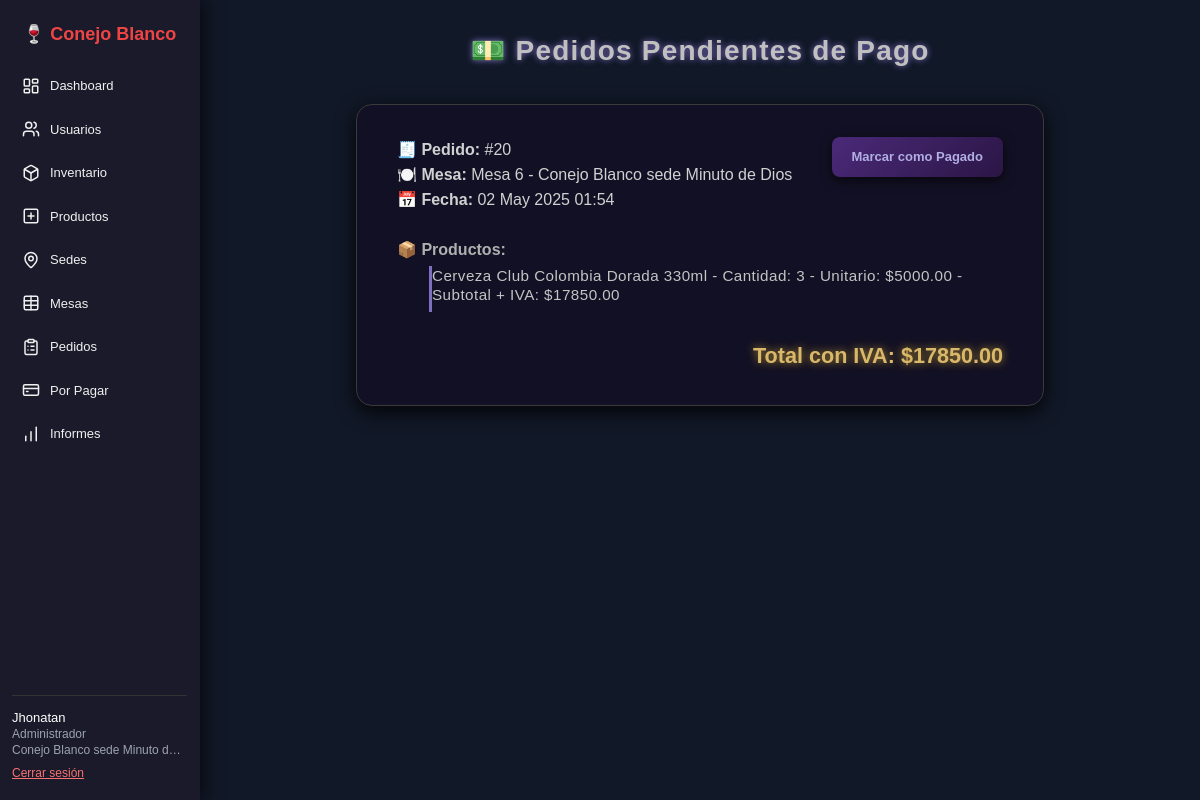
/api/pedidos/por_pagar/ (signed in), run on an earlier commit of the app's database.
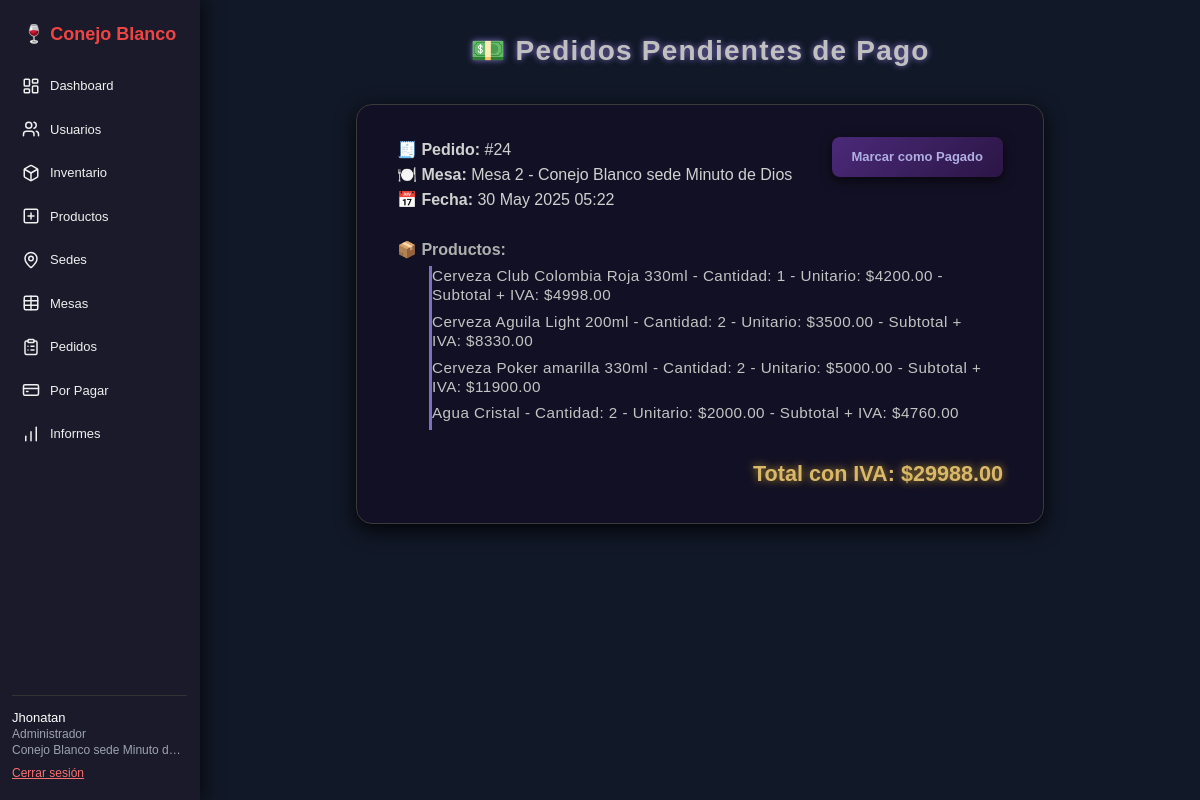
And on a later commit of the database.
### pedidos/models.py (models this page shows, shortened)
class Pedido(models.Model):
    usuario = models.ForeignKey(Usuario, on_delete=models.CASCADE)
    mesa = models.ForeignKey(Mesa, on_delete=models.SET_NULL, null=True, blank=True)
    pagado = models.BooleanField(default=False)
    estado = models.CharField(max_length=20, choices=ESTADOS_PEDIDO, default='pendiente')
    creado = models.DateTimeField(auto_now_add=True)

class PedidoProducto(models.Model):
    pedido = models.ForeignKey('Pedido', related_name='productos', on_delete=models.CASCADE)
    producto = models.ForeignKey(Producto, on_delete=models.CASCADE)
    cantidad = models.PositiveIntegerField()
    precio_unitario = models.DecimalField(max_digits=10, decimal_places=2, default=0.00)
    def subtotal_con_iva(self):
        return self.precio_unitario * self.cantidad * Decimal('1.19')

### mesa/models.py (models this page shows)
class Mesa(models.Model):
    UBICACIONES = (
        (1, 'Primer piso'),
        (2, 'Segundo piso'),
    )
    numeroMesa = models.PositiveIntegerField()
    capacidad = models.PositiveIntegerField()
    ubicacion = models.IntegerField(choices=UBICACIONES)
    sede = models.ForeignKey(Sede, on_delete=models.CASCADE)
    ocupada = models.BooleanField(default=False)
    def __str__(self):
        return f"Mesa {self.numeroMesa} - {self.sede.nombre}"
    class Meta:
        unique_together = ('numeroMesa', 'sede')  # Evitar duplicados en una sede

### sede/models.py (models this page shows, shortened)
class Sede(models.Model):
    nombre = models.CharField(max_length=100)
    direccion = models.CharField(max_length=255)
    telefono = models.CharField(max_length=20)
    email = models.EmailField()

### productos/models.py (models this page shows, shortened)
class Producto(models.Model):
    nombre = models.CharField(max_length=100)
    descripcion = models.TextField(blank=True, null=True)

### pedidos/views.py (the view)
# urls.py: path('por_pagar/', pedidos_por_pagar, name='pedidos_por_pagar'),
@login_required
def pedidos_por_pagar(request):
    if request.user.rol not in ['cajero', 'administrador']:
        return redirect('dashboard')
    sede_usuario = request.user.sede
    pedidos = Pedido.objects.filter(
        usuario__sede=sede_usuario,
        estado='pendiente'
    ).select_related('usuario').order_by('-creado')
    return render(request, 'pedidos/pedidos_por_pagar.html', {'pedidos': pedidos})

### pedidos/templatetags/custom_filters.py (called while the page is built)
@register.filter
def total_con_iva(productos):
    total = 0
    for item in productos:
        total += item.subtotal_con_iva()
    return round(total, 2)

### usuarios/context_processors.py (called while the page is built)
def es_admin_processor(request):
    if request.user.is_authenticated:
        return {'es_administrador': request.user.rol == 'administrador'}
    return {'es_administrador': False}

### templates/pedidos/pedidos_por_pagar.html (shortened to what this page needs)
{% extends 'base.html' %}
{% load static %}
{% load custom_filters %}
{% block head %}
<link rel="stylesheet" href="{% static 'css/pedidos/pedidos_pendientes.css' %}">
{% endblock %}
{% block content %}
<h2 class="titulo-seccion">💵 Pedidos Pendientes de Pago</h2>
{% if pedidos %}
<div class="contenedor-pedidos">
    {% for pedido in pedidos %}
    <div class="pedido-card">
        <div class="pedido-header">
            <div>
                <p><strong>🧾 Pedido:</strong> #{{ pedido.id }}</p>
                <p><strong>🍽️ Mesa:</strong> {{ pedido.mesa }}</p>
                <p><strong>📅 Fecha:</strong> {{ pedido.creado|date:"d M Y H:i" }}</p>
            </div>
            <div>
                <button onclick="confirmarPago(this)" class="btn-pagar"
                    data-url="{% url 'marcar_pedido_pagado' pedido.id %}">
                    Marcar como Pagado
                </button>
            </div>
        </div>
        <div>
            <p class="font-semibold mb-1">📦 Productos:</p>
            <ul class="lista-productos">
                {% for item in pedido.productos.all %}
                    <li>{{ item.producto.nombre }} - Cantidad: {{ item.cantidad }} - Unitario: ${{ item.precio_unitario }} - Subtotal + IVA: ${{ item.subtotal_con_iva|floatformat:2 }}</li>
                {% endfor %}
            </ul>
        </div>
        <div class="total-pedido">
            Total con IVA: ${{ pedido.productos.all|total_con_iva }}
        </div>
    </div>
    {% endfor %}
</div>
{% else %}
<p class="mensaje-vacio">No hay pedidos pendientes de pago.</p>
{% endif %}
{% endblock %}

What changed in the data, as far as the page shows it:
no longer on this page (row edited): Pedido: id "20", mesa "Mesa 6 - Conejo Blanco sede Minuto de Dios", creado "02 May 2025 01:54", productos.all|total_con_iva "17850.00"
no longer on this page (row unchanged): PedidoProducto: producto.nombre "Cerveza Club Colombia Dorada 330ml", cantidad "3", precio_unitario "5000.00", subtotal_con_iva "17850.00", shown under "20"
added Pedido: id "24", mesa "Mesa 2 - Conejo Blanco sede Minuto de Dios", creado "30 May 2025 05:22", productos.all|total_con_iva "29988.00"
added PedidoProducto: producto.nombre "Cerveza Club Colombia Roja 330ml", cantidad "1", precio_unitario "4200.00", subtotal_con_iva "4998.00", shown under "24"
added PedidoProducto: producto.nombre "Cerveza Aguila Light 200ml", cantidad "2", precio_unitario "3500.00", subtotal_con_iva "8330.00", shown under "24"
added PedidoProducto: producto.nombre "Cerveza Poker amarilla 330ml", cantidad "2", precio_unitario "5000.00", subtotal_con_iva "11900.00", shown under "24"
added PedidoProducto: producto.nombre "Agua Cristal", cantidad "2", precio_unitario "2000.00", subtotal_con_iva "4760.00", shown under "24"
